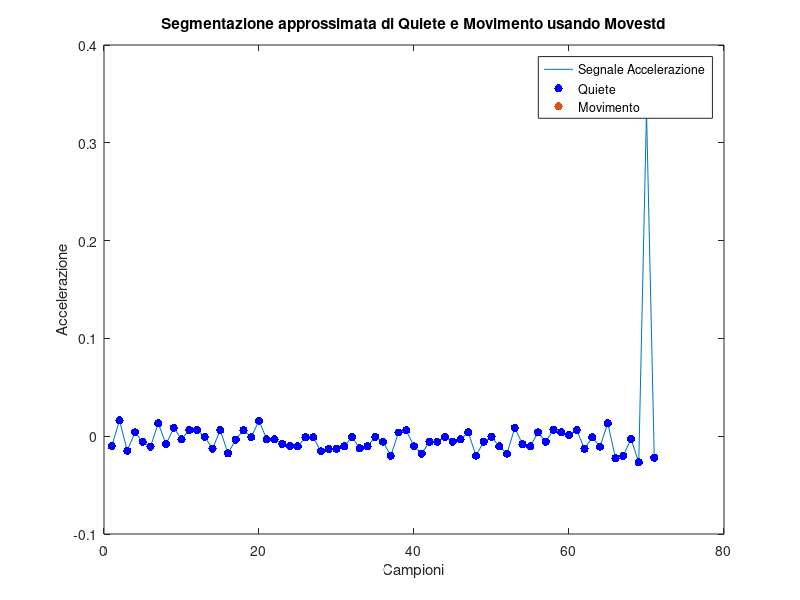

This chart was generated by the following MATLAB code:
%% Caricamento del segnale e calcolo di zero-mean magnitude (CAPIRE COME CAMBIA CON STRUCT)

load('acc.mat')
x = a(:, 1);
y = a(:, 2);
z = a(:, 3);
signal = sqrt(sum(x.^2+y.^2+z.^2, 2));

signal = signal - mean(signal);

%% Calcolo e Plot di Movestd
window_size = 20; % Imposta la dimensione della finestra
movestd_signal = movstd(signal, window_size);

%figure;

% plot(signal); hold on;
% plot(movestd_signal, 'g--', 'LineWidth', 2);
% title('Movestd of Acceleration Signal');
% xlabel('Samples');
% ylabel('Acceleration');
% legend('Acceleration Signal', 'Movestd');

% Definizione soglia per movimento e quiete
threshold = 0.45; % Soglia iniziale = 0.45

% Identifica quiete e movimento in base alla soglia
stillness_indices = find(movestd_signal <= threshold);
movement_indices = find(movestd_signal > threshold);

% Provare a controllare ogni 100 indici? Per scoprire veri gesti 

% Plot del segnale originale
figure;
plot(signal);

% Evidenzia quiete in blu
hold on; % scatter(X, Y) draws markers at the locations specified by X and Y
scatter(stillness_indices, signal(stillness_indices), 'b', 'filled');

% Evidenzia movimento in rosso
scatter(movement_indices, signal(movement_indices), 'r', 'filled');

title('Segmentazione approssimata di Quiete e Movimento usando Movestd');
xlabel('Campioni');
ylabel('Accelerazione');
legend('Segnale Accelerazione', 'Quiete', 'Movimento');
